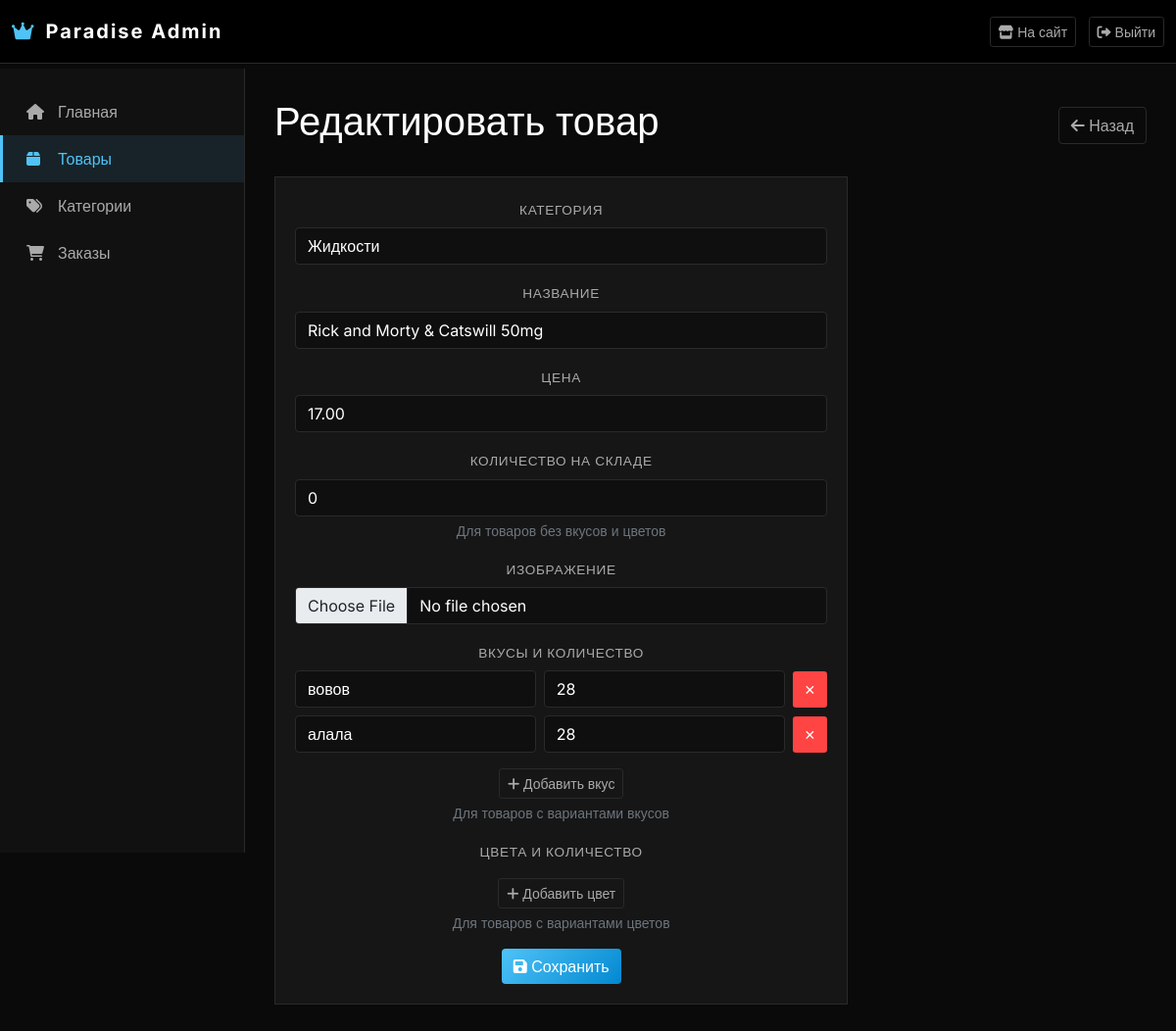
The page /dashboard/products/edit/1/ (signed in) on the database its author committed.
### catalog/models.py (models this page shows, shortened)
class Product(models.Model):
    category = models.ForeignKey(Category, on_delete=models.CASCADE,
                                 related_name='products', verbose_name='Категория')
    name = models.CharField('Название', max_length=200)
    slug = models.SlugField(unique=True, blank=True)
    image = models.ImageField('Изображение', upload_to='products/', blank=True, null=True)
    price = models.DecimalField('Цена', max_digits=10, decimal_places=2)
    in_stock = models.BooleanField('В наличии', default=True)
    quantity = models.PositiveIntegerField('Количество на складе', default=0)
    created_at = models.DateTimeField('Добавлен', auto_now_add=True)
    class Meta:
        verbose_name = 'Товар'
        verbose_name_plural = 'Товары'
        ordering = ['-created_at']

class FlavorStock(models.Model):
    product = models.ForeignKey(Product, on_delete=models.CASCADE,
                               related_name='flavor_stocks', verbose_name='Товар')
    flavor = models.CharField('Название вкуса', max_length=100)
    quantity = models.PositiveIntegerField('Количество на складе', default=0)
    class Meta:
        verbose_name = 'Остаток вкуса'
        verbose_name_plural = 'Остатки вкусов'
        unique_together = ['product', 'flavor']

### dashboard/views.py (the view)
# urls.py: path('products/edit/<int:product_id>/', views.product_edit, name='product_edit'),
@login_required(login_url='dashboard:login')
@user_passes_test(is_admin, login_url='dashboard:login')
def product_edit(request, product_id):
    product = get_object_or_404(Product, id=product_id)
    if request.method == 'POST':
        form = ProductForm(request.POST, request.FILES, instance=product)
        if form.is_valid():
            product = form.save()
            product.flavor_stocks.all().delete()
            flavors = request.POST.getlist('flavors[]')
            flavors_quantities = request.POST.getlist('flavors_quantities[]')
            for flavor, qty in zip(flavors, flavors_quantities):
                if flavor and qty:
                    try:
                        FlavorStock.objects.create(
                            product=product,
                            flavor=flavor.strip(),
                            quantity=int(qty)
                        )
                    except:
                        pass
            product.color_stocks.all().delete()
            colors = request.POST.getlist('colors[]')
            colors_quantities = request.POST.getlist('colors_quantities[]')
            for color, qty in zip(colors, colors_quantities):
                if color and qty:
                    try:
                        ColorStock.objects.create(
                            product=product,
                            color=color.strip(),
                            quantity=int(qty)
                        )
                    except:
                        pass
            messages.success(request, 'Товар обновлен!')
            return redirect('dashboard:products')
        else:
            messages.error(request, 'Ошибка при обновлении товара. Проверьте поля.')
    else:
        form = ProductForm(instance=product)
    return render(request, 'dashboard/product_form.html', {
        'form': form,
        'title': 'Редактировать товар',
        'product': product
    })

### catalog/forms.py
class ProductForm(forms.ModelForm):
    class Meta:
        model = Product
        fields = ['category', 'name', 'price', 'image', 'quantity']
        widgets = {
            'category': forms.Select(attrs={'class': 'form-control'}),
            'name': forms.TextInput(attrs={'class': 'form-control', 'placeholder': 'Название товара'}),
            'price': forms.NumberInput(attrs={'class': 'form-control', 'placeholder': '0.00'}),
            'image': forms.FileInput(attrs={'class': 'form-control'}),
              'quantity': forms.NumberInput(attrs={'class': 'form-control', 'placeholder': '0', 'min': 0}),
        }
        labels = {
            'category': 'Категория',
            'name': 'Название',
            'price': 'Цена',
            'image': 'Изображение',
            'quantity': 'Количество на складе',
        }

### catalog/models.py (called while the page is built)
    def __str__(self):
        return self.name

### dashboard/views.py (called while the page is built)
def is_admin(user):
    return user.is_staff or user.is_superuser

### dashboard/templates/dashboard/product_form.html (shortened to what this page needs)
{% extends 'dashboard/base.html' %}
{% block content %}
<div class="d-flex justify-content-between align-items-center mb-4">
    <h1>{{ title }}</h1>
    <a href="{% url 'dashboard:products' %}" class="btn btn-outline-light">
        <i class="fas fa-arrow-left"></i> Назад
    </a>
</div>
<div class="row">
    <div class="col-md-8">
        <div class="stat-card">
            <form method="post" enctype="multipart/form-data" id="productForm">
                <div class="mb-3">
                    <label class="form-label">Категория</label>
                    {{ form.category }}
                </div>
                <div class="mb-3">
                    <label class="form-label">Название</label>
                    {{ form.name }}
                </div>
                <div class="mb-3">
                    <label class="form-label">Цена</label>
                    {{ form.price }}
                </div>
                <div class="mb-3">
                    <label class="form-label">Количество на складе</label>
                    {{ form.quantity }}
                    <small class="text-muted d-block mt-1">Для товаров без вкусов и цветов</small>
                </div>
                <div class="mb-3">
                    <label class="form-label">Изображение</label>
                    {{ form.image }}
                </div>
                <div class="mb-3">
                    <label class="form-label">Вкусы и количество</label>
                    <div id="flavors-container">
                        {% if product %}
                            {% for fs in product.flavor_stocks.all %}
                            <div class="flavor-row">
                                <input type="text" name="flavors[]" value="{{ fs.flavor }}" placeholder="Вкус" class="form-control" style="display:inline-block; width:45%;">
                                <input type="number" name="flavors_quantities[]" value="{{ fs.quantity }}" placeholder="Кол-во" class="form-control" style="display:inline-block; width:25%;">
                                <button type="button" class="btn btn-danger btn-sm remove-flavor">✕</button>
                            </div>
                            {% endfor %}
                        {% endif %}
                    </div>
                    <button type="button" class="btn btn-outline-light btn-sm mt-2" id="add-flavor-btn">
                        <i class="fas fa-plus"></i> Добавить вкус
                    </button>
                    <small class="text-muted d-block mt-1">Для товаров с вариантами вкусов</small>
                </div>
                <div class="mb-3">
                    <label class="form-label">Цвета и количество</label>
                    <button type="button" class="btn btn-outline-light btn-sm mt-2" id="add-color-btn">
                        <i class="fas fa-plus"></i> Добавить цвет
                    </button>
                    <small class="text-muted d-block mt-1">Для товаров с вариантами цветов</small>
                </div>
                <button type="submit" class="btn btn-primary">
                    <i class="fas fa-save"></i> Сохранить
                </button>
            </form>
        </div>
    </div>
</div>
{% endblock %}

### dashboard/templates/dashboard/base.html (style rules this page uses)
:root { --bg-primary: #0a0a0a; --bg-secondary: #111111; --bg-card: #161616; --text-primary: #ffffff; --text-secondary: #aaaaaa; --text-muted: #666666; --border-color: #2a2a2a; --glow-blue: #4fc3f7; --glow-blue-dark: #0288d1; }
body { font-family: 'Inter', sans-serif; background: var(--bg-primary); color: var(--text-primary); padding-top: 70px; }
.stat-card { background: var(--bg-card); border: 1px solid var(--border-color); padding: 20px; text-align: center; transition: all 0.3s ease; }
.btn-primary { background: linear-gradient(135deg, #4fc3f7, #0288d1); border: none; }
.btn-danger { background: #ff4444; border: none; }
.btn-outline-light { border-color: var(--border-color); color: var(--text-secondary); }
.form-control, .form-select { background: rgba(10, 10, 10, 0.6); border: 1px solid var(--border-color); color: var(--text-primary); }
.form-label { color: var(--text-secondary); font-weight: 500; font-size: 0.85rem; text-transform: uppercase; letter-spacing: 0.05em; }

### dashboard/templates/dashboard/product_form.html (style rules this page uses)
.flavor-row, .color-row { display: flex; gap: 8px; align-items: center; margin-bottom: 8px; }
.flavor-row .form-control, .color-row .form-control { display: inline-block !important; }
.flavor-row .btn-danger, .color-row .btn-danger { padding: 8px 12px; flex-shrink: 0; }
.flavor-row input, .color-row input { flex: 1; }

### rows shown on the page
Product: category "Жидкости", name "Rick and Morty & Catswill 50mg", price "17.00", quantity "0"
FlavorStock: flavor "вовов", quantity "28"
FlavorStock: flavor "алала", quantity "28"

### other values the page prints
{{ title }} "Редактировать товар"
